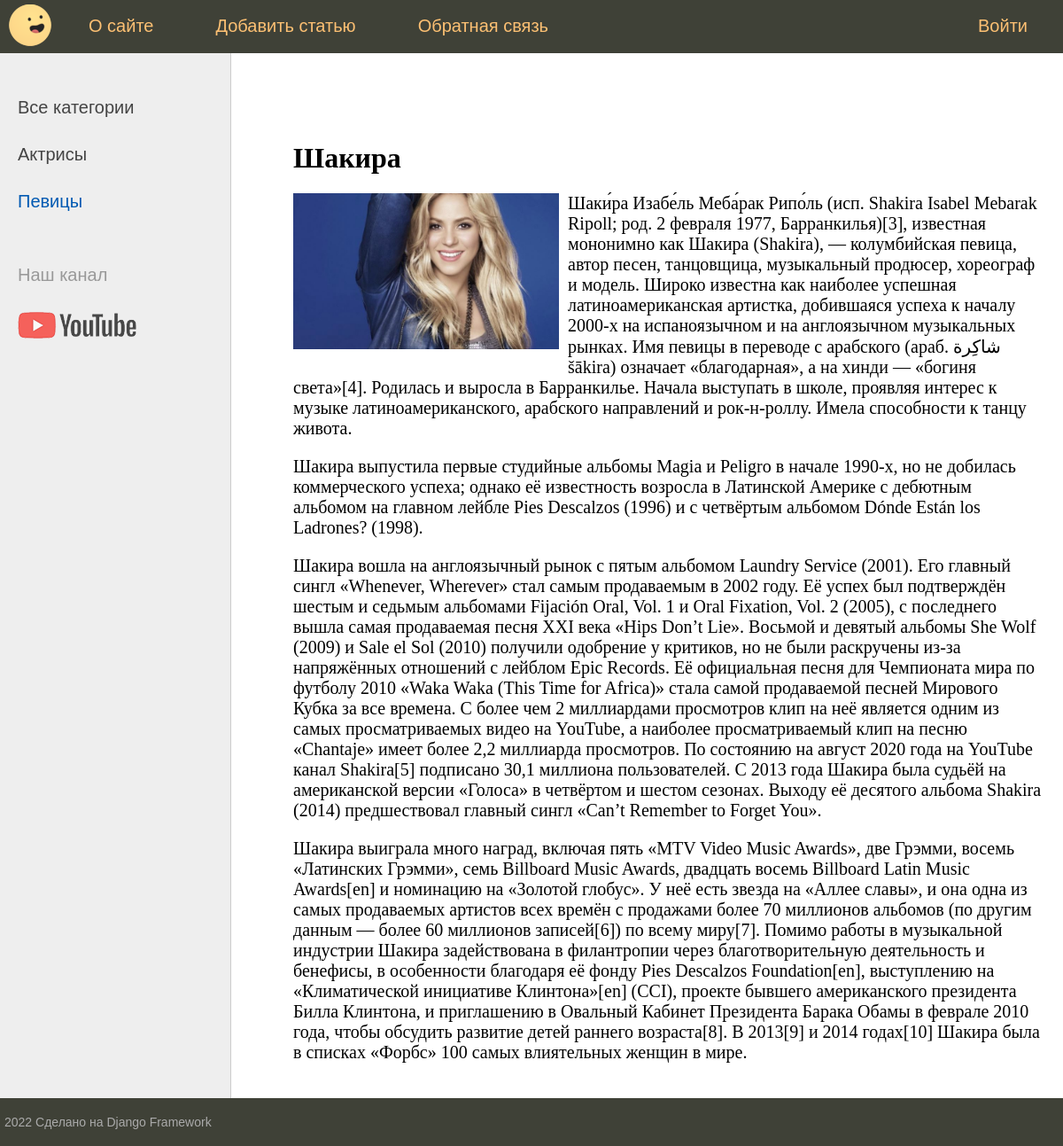
Screenshot of /post/shakira with the database file from the repository.
### women/models.py (models this page shows, shortened)
class Category(models.Model):
    name = models.CharField(max_length=100, db_index=True, verbose_name="Категория")
    slug = models.SlugField(max_length=255, unique=True, db_index=True, verbose_name="URL")
    def get_absolute_url(self):
        return reverse('category', kwargs={'cat_slug': self.slug})
    class Meta:
        verbose_name = 'Категории'
        verbose_name_plural = 'Категории'
        ordering = ['id']

class Women(models.Model):
    title = models.CharField(max_length=255, verbose_name="Заголовок")
    slug = models.SlugField(max_length=255, unique=True, db_index=True, verbose_name="URL")
    content = models.TextField(blank=True, verbose_name="Текст статьи")
    photo = models.ImageField(upload_to="photos/%Y'/%m/%d/", verbose_name="Фото")
    time_create = models.DateTimeField(auto_now_add=True, verbose_name="Время создания")
    time_update = models.DateTimeField(auto_now=True, verbose_name="Время изменения")
    is_published = models.BooleanField(default=True, verbose_name="Публикация")
    cat = models.ForeignKey('Category', on_delete=models.PROTECT, verbose_name="Категория")
    class Meta:
        verbose_name = 'Известную женщину'
        verbose_name_plural = 'Известные женщины'
        ordering = ['-time_create', 'title']

### women/views.py (the view)
# urls.py: path('post/<slug:post_slug>', show_post, name='post'),
def show_post(request, post_slug):
    post = get_object_or_404(Women, slug=post_slug)
    context = {
        'post': post,
        'menu': menu,
        'title': post.title,
        'cat_selected': post.cat_id,
    }
    return render(request, 'women/post.html', context=context)

### women/templatetags/women_tags.py (called while the page is built)
@register.inclusion_tag('women/list_categories.html')
def show_categories(sort=None, cat_selected=0):
    if not sort:
        cats = Category.objects.all()
    else:
        cats = Category.objects.order_by(sort)
    return {'cats': cats, "cat_selected": cat_selected}

### women/templates/women/post.html
{% extends 'women/base.html' %}
{% block content %}
<h1>{{post.title}}</h1>
{% if post.photo %}
<p><img class="img-article-left" src="{{post.photo.url}}" alt="Не нашел картинку :("></p>
{% endif %}
{{post.content|linebreaks}}
{% endblock %}

### women/templates/women/list_categories.html
{% for c in cats %}
{% if c.pk == cat_selected %}
<li class="selected">{{c.name}}</li>
{% else %}
<li><a href="{{ c.get_absolute_url }}">{{c.name}}</a></li>
{% endif %}
{% endfor %}

### women/static/women/css/styles.css (style rules this page uses)
html, body { font-family: 'Arial'; margin: 0; padding: 0; height: 100%; width: 100%; color: #444; }
a { color: #0059b2; text-decoration: none; }
img { max-width: 600px; height: auto; }
img.img-article-left { max-width: 300px; height: auto; float: left; padding: 0 10px 10px 0; }
.left-chapters ul li { margin: 30px 0 0 0; color: #999; }
.left-chapters ul li.selected { color: #0059b2; }
.left-chapters ul li a { color: #444; text-decoration: none; }
.content-text h1 { font-size: 32px; }

### rows the page displays
Category: name "Актрисы"
Category: name "Певицы"
Women: title "Шакира", photo (picture), content "Шаки́ра Изабе́ль Меба́рак Рипо́ль (исп. Shakira Isabel Mebarak Ripoll; род. 2 февраля 1977, Барранкилья)[3], известная мононимно как Шакира (Shakira), — колумбийская певица, автор песен, танцовщица, музыкальный продюсер, хореограф и модель. Широко известна как наиболее успешная латиноамериканская артистка, добившаяся успеха к началу 2000-х на испаноязычном и на англоязычном музыкальных рынках. Имя певицы в переводе с арабского (араб. شاكِرة‎ šākira) означает «благодарная», а на хинди — «богиня света»[4]. Родилась и выросла в Барранкилье. Начала выступать в школе, проявляя интерес к музыке латиноамериканского, арабского направлений и рок-н-роллу. Имела способности к танцу живота. Шакира…"

### other values shown
{{ m.title }} "О сайте" "Добавить статью" "Обратная связь"
{{ m.title }} "Войти"
